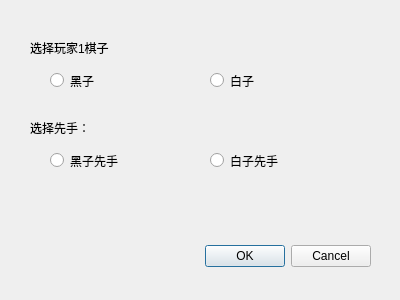
<?xml version="1.0" encoding="UTF-8"?>
<ui version="4.0">
 <class>DialogChoosePiece</class>
 <widget class="QDialog" name="DialogChoosePiece">
  <property name="geometry">
   <rect>
    <x>0</x>
    <y>0</y>
    <width>400</width>
    <height>300</height>
   </rect>
  </property>
  <property name="windowTitle">
   <string>Dialog</string>
  </property>
  <widget class="QDialogButtonBox" name="buttonBox">
   <property name="geometry">
    <rect>
     <x>30</x>
     <y>240</y>
     <width>341</width>
     <height>32</height>
    </rect>
   </property>
   <property name="orientation">
    <enum>Qt::Horizontal</enum>
   </property>
   <property name="standardButtons">
    <set>QDialogButtonBox::Cancel|QDialogButtonBox::Ok</set>
   </property>
  </widget>
  <widget class="QRadioButton" name="radioButtonBlack">
   <property name="geometry">
    <rect>
     <x>50</x>
     <y>50</y>
     <width>151</width>
     <height>61</height>
    </rect>
   </property>
   <property name="text">
    <string>黑子</string>
   </property>
  </widget>
  <widget class="QRadioButton" name="radioButtonWhite">
   <property name="geometry">
    <rect>
     <x>210</x>
     <y>50</y>
     <width>151</width>
     <height>61</height>
    </rect>
   </property>
   <property name="text">
    <string>白子</string>
   </property>
  </widget>
  <widget class="QRadioButton" name="radioButtonBlackFirst">
   <property name="geometry">
    <rect>
     <x>50</x>
     <y>130</y>
     <width>151</width>
     <height>61</height>
    </rect>
   </property>
   <property name="text">
    <string>黑子先手</string>
   </property>
  </widget>
  <widget class="QRadioButton" name="radioButtonWhiteFirst">
   <property name="geometry">
    <rect>
     <x>210</x>
     <y>130</y>
     <width>151</width>
     <height>61</height>
    </rect>
   </property>
   <property name="text">
    <string>白子先手</string>
   </property>
  </widget>
  <widget class="QLabel" name="label">
   <property name="geometry">
    <rect>
     <x>30</x>
     <y>40</y>
     <width>191</width>
     <height>16</height>
    </rect>
   </property>
   <property name="text">
    <string>选择玩家1棋子</string>
   </property>
  </widget>
  <widget class="QLabel" name="label_2">
   <property name="geometry">
    <rect>
     <x>30</x>
     <y>120</y>
     <width>171</width>
     <height>16</height>
    </rect>
   </property>
   <property name="text">
    <string>选择先手：</string>
   </property>
  </widget>
 </widget>
 <resources/>
 <connections>
  <connection>
   <sender>buttonBox</sender>
   <signal>accepted()</signal>
   <receiver>DialogChoosePiece</receiver>
   <slot>accept()</slot>
   <hints>
    <hint type="sourcelabel">
     <x>248</x>
     <y>254</y>
    </hint>
    <hint type="destinationlabel">
     <x>157</x>
     <y>274</y>
    </hint>
   </hints>
  </connection>
  <connection>
   <sender>buttonBox</sender>
   <signal>rejected()</signal>
   <receiver>DialogChoosePiece</receiver>
   <slot>reject()</slot>
   <hints>
    <hint type="sourcelabel">
     <x>316</x>
     <y>260</y>
    </hint>
    <hint type="destinationlabel">
     <x>286</x>
     <y>274</y>
    </hint>
   </hints>
  </connection>
 </connections>
</ui>
